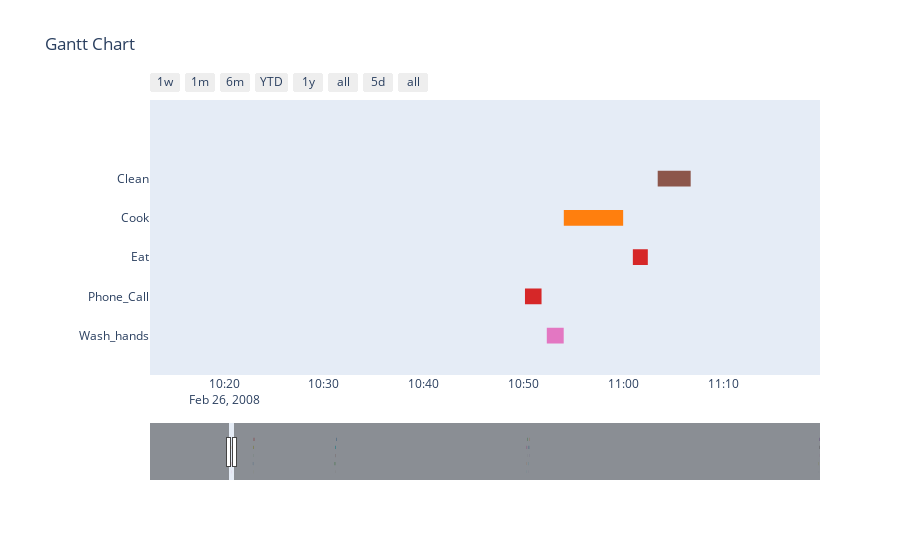

Write notebook code for a chart like this one.
### Code cell
dv.plotAct(dataset,dataset.activity_events)
